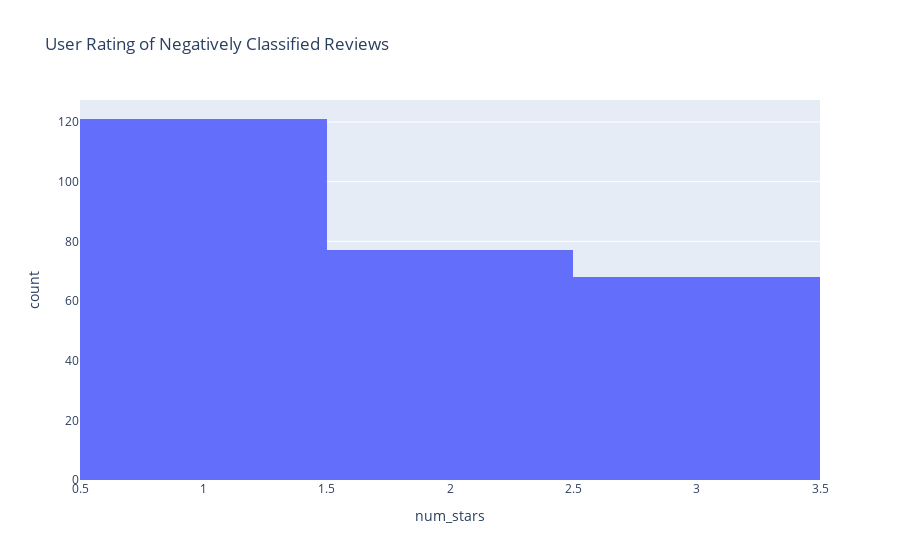

The notebook cell this image was saved under:
### Code cell
fig1 = px.histogram(negSentRel, x="num_stars", title="User Rating of Negatively Classified Reviews")
fig1.show()

### Figure 1 — Plotly figure (JSON) as saved in the notebook; plotly's stock layout.template omitted (floating-point values rounded to 4 significant figures; data arrays with more than 128 entries replaced by an {"elided": "..."} marker saying what was removed)
{"data": [{"alignmentgroup": "True", "bingroup": "x", "hovertemplate": "num_stars=%{x}<br>count=%{y}<extra></extra>", "legendgroup": "", "marker": {"color": "#636efa"}, "name": "", "offsetgroup": "", "orientation": "v", "showlegend": false, "type": "histogram", "x": {"elided": "266 int values"}, "xaxis": "x", "yaxis": "y"}], "layout": {"barmode": "relative", "legend": {"tracegroupgap": 0}, "title": {"text": "User Rating of Negatively Classified Reviews"}, "xaxis": {"anchor": "y", "domain": [0, 1], "title": {"text": "num_stars"}}, "yaxis": {"anchor": "x", "domain": [0, 1], "title": {"text": "count"}}}}
